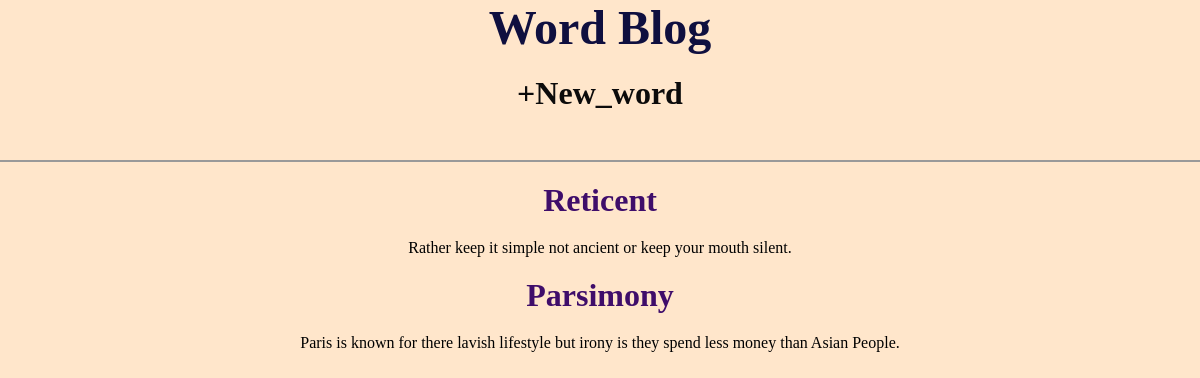
Before: / with the older database file.
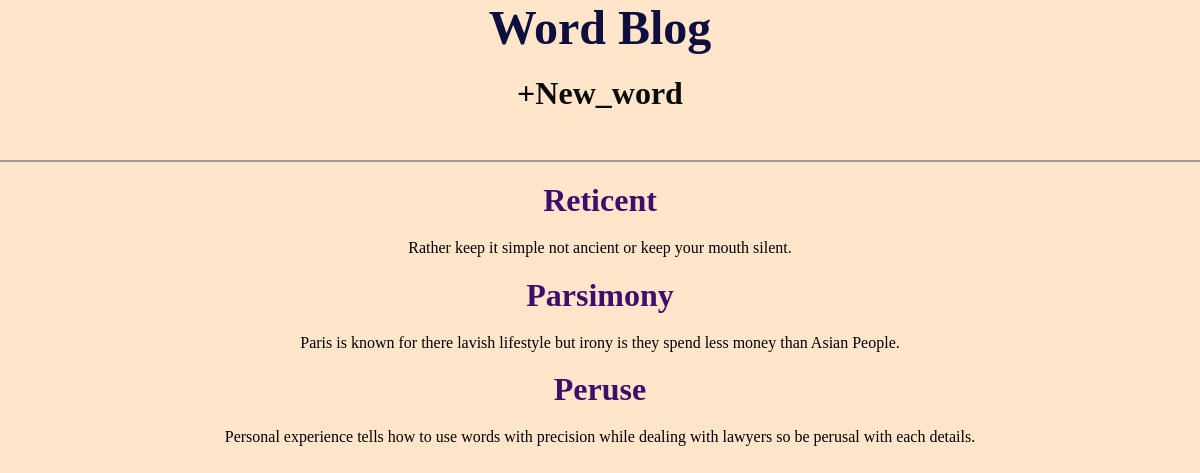
After: the same page with the newer database file.
### blog/models.py (models this page shows, shortened)
class Blog(models.Model):
    title = models.CharField(max_length=200)
    author = models.ForeignKey(
        'auth.User',
        on_delete = models.CASCADE
    )
    body = models.TextField()

### blog/views.py (the view)
# urls.py: path('',BlogListView.as_view(), name='home'),
class BlogListView(ListView):
    model = Blog
    template_name = 'home.html'

### blog/templates/home.html
{% extends 'base.html' %}
{% block content %}
{% for blog in blog_list %}
<div class="blog-entry">
    <h2><a href="{% url 'blog_detail' blog.pk %}">{{blog.title}}</a></h2>
        <p>{{blog.body}}</p>
</div>
{% endfor %}
{% endblock content %}

### blog/templates/base.html (shortened to what this page needs)
{% load static %}
<html>
    <head>
        <link rel = "stylesheet" href='{% static "css/style.css" %}'>
    </head>
    <body>
        <header>
            <h2 class="nav-left"><a href={% url 'home' %}>Word Blog</a></h2>
            <div class="nav-right"><p><a href={% url 'blog_new' %}>+New_word</a></p>
        </header>
    <div>
        {%block content %}
        {% endblock content %}
    </div>
</body>
</html>

### static/css/style.css (style rules this page uses)
body { margin:0px; border:0px; background-color: rgb(255, 230, 203); }
header { border-bottom: 2px solid #999; padding-bottom: 2rem; }
header h2 a { color: rgb(15, 15, 63); font-size: 3rem; text-decoration: none; display: flex; justify-content: center; }
.nav-right p a { color: rgb(12, 11, 11); font-size: 2rem; font-weight: 700; text-decoration: none; text-transform: capitalize; display: flex; justify-content: center; }
.blog-entry p { text-align: center; }
.blog-entry h2 a { color:rgb(63, 13, 106); font-size: 2rem; text-decoration: none; text-align: center; display: flex; justify-content: center; }

Changed rows visible on the page:
added Blog: title "Peruse", body "Personal experience tells how to use words with precision while dealing with lawyers so be perusal with each details."
